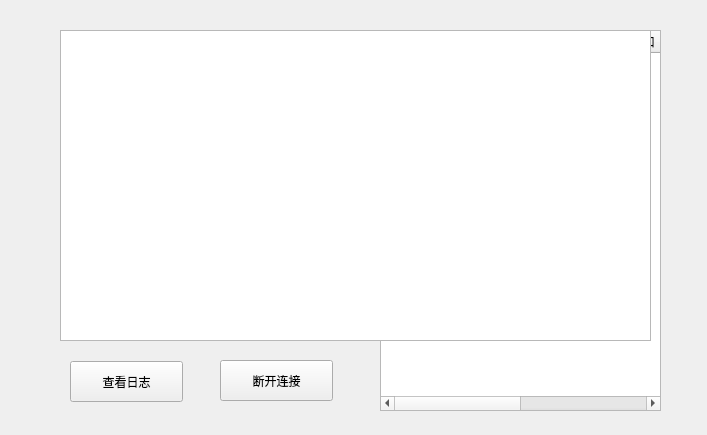
<?xml version="1.0" encoding="UTF-8"?>
<ui version="4.0">
 <class>Status</class>
 <widget class="QWidget" name="Status">
  <property name="geometry">
   <rect>
    <x>0</x>
    <y>0</y>
    <width>707</width>
    <height>435</height>
   </rect>
  </property>
  <property name="windowTitle">
   <string>服务端面板</string>
  </property>
  <widget class="QLabel" name="label">
   <property name="geometry">
    <rect>
     <x>70</x>
     <y>150</y>
     <width>111</width>
     <height>16</height>
    </rect>
   </property>
   <property name="text">
    <string>服务端IP/端口：</string>
   </property>
  </widget>
  <widget class="QLabel" name="label_2">
   <property name="geometry">
    <rect>
     <x>70</x>
     <y>190</y>
     <width>81</width>
     <height>16</height>
    </rect>
   </property>
   <property name="text">
    <string>绑定域名：</string>
   </property>
  </widget>
  <widget class="QLabel" name="label_3">
   <property name="geometry">
    <rect>
     <x>70</x>
     <y>230</y>
     <width>91</width>
     <height>20</height>
    </rect>
   </property>
   <property name="text">
    <string>服务端状态：</string>
   </property>
  </widget>
  <widget class="QLabel" name="label_4">
   <property name="geometry">
    <rect>
     <x>70</x>
     <y>270</y>
     <width>91</width>
     <height>16</height>
    </rect>
   </property>
   <property name="text">
    <string>在线人数：</string>
   </property>
  </widget>
  <widget class="QLabel" name="label_5">
   <property name="geometry">
    <rect>
     <x>70</x>
     <y>110</y>
     <width>91</width>
     <height>20</height>
    </rect>
   </property>
   <property name="text">
    <string>服务端角色：</string>
   </property>
  </widget>
  <widget class="QLabel" name="label_6">
   <property name="geometry">
    <rect>
     <x>70</x>
     <y>310</y>
     <width>81</width>
     <height>16</height>
    </rect>
   </property>
   <property name="text">
    <string>运行时间：</string>
   </property>
  </widget>
  <widget class="QPushButton" name="closeBtn">
   <property name="geometry">
    <rect>
     <x>220</x>
     <y>360</y>
     <width>113</width>
     <height>41</height>
    </rect>
   </property>
   <property name="text">
    <string>断开连接</string>
   </property>
  </widget>
  <widget class="QLabel" name="label_7">
   <property name="geometry">
    <rect>
     <x>80</x>
     <y>30</y>
     <width>281</width>
     <height>51</height>
    </rect>
   </property>
   <property name="text">
    <string>&lt;html&gt;&lt;head/&gt;&lt;body&gt;&lt;p align=&quot;center&quot;&gt;&lt;span style=&quot; font-size:24pt;&quot;&gt;ChatRoom-Server&lt;/span&gt;&lt;/p&gt;&lt;/body&gt;&lt;/html&gt;</string>
   </property>
  </widget>
  <widget class="QLabel" name="role">
   <property name="geometry">
    <rect>
     <x>190</x>
     <y>110</y>
     <width>131</width>
     <height>16</height>
    </rect>
   </property>
   <property name="text">
    <string/>
   </property>
  </widget>
  <widget class="QLabel" name="ip_addr">
   <property name="geometry">
    <rect>
     <x>190</x>
     <y>148</y>
     <width>111</width>
     <height>20</height>
    </rect>
   </property>
   <property name="text">
    <string/>
   </property>
  </widget>
  <widget class="QLabel" name="realm_name">
   <property name="geometry">
    <rect>
     <x>190</x>
     <y>190</y>
     <width>131</width>
     <height>16</height>
    </rect>
   </property>
   <property name="text">
    <string/>
   </property>
  </widget>
  <widget class="QLabel" name="server_stat">
   <property name="geometry">
    <rect>
     <x>190</x>
     <y>230</y>
     <width>191</width>
     <height>16</height>
    </rect>
   </property>
   <property name="text">
    <string/>
   </property>
  </widget>
  <widget class="QLabel" name="usr_online">
   <property name="geometry">
    <rect>
     <x>190</x>
     <y>270</y>
     <width>131</width>
     <height>16</height>
    </rect>
   </property>
   <property name="text">
    <string/>
   </property>
  </widget>
  <widget class="QLabel" name="day">
   <property name="geometry">
    <rect>
     <x>190</x>
     <y>309</y>
     <width>21</width>
     <height>16</height>
    </rect>
   </property>
   <property name="text">
    <string/>
   </property>
  </widget>
  <widget class="QLabel" name="label_14">
   <property name="geometry">
    <rect>
     <x>300</x>
     <y>148</y>
     <width>16</width>
     <height>16</height>
    </rect>
   </property>
   <property name="text">
    <string>:</string>
   </property>
  </widget>
  <widget class="QLabel" name="port_num">
   <property name="geometry">
    <rect>
     <x>320</x>
     <y>150</y>
     <width>59</width>
     <height>16</height>
    </rect>
   </property>
   <property name="text">
    <string/>
   </property>
  </widget>
  <widget class="QLabel" name="hour">
   <property name="geometry">
    <rect>
     <x>230</x>
     <y>309</y>
     <width>21</width>
     <height>16</height>
    </rect>
   </property>
   <property name="text">
    <string/>
   </property>
  </widget>
  <widget class="QLabel" name="day_3">
   <property name="geometry">
    <rect>
     <x>250</x>
     <y>310</y>
     <width>21</width>
     <height>16</height>
    </rect>
   </property>
   <property name="text">
    <string>时</string>
   </property>
  </widget>
  <widget class="QLabel" name="minute">
   <property name="geometry">
    <rect>
     <x>270</x>
     <y>309</y>
     <width>21</width>
     <height>16</height>
    </rect>
   </property>
   <property name="text">
    <string/>
   </property>
  </widget>
  <widget class="QLabel" name="day_5">
   <property name="geometry">
    <rect>
     <x>210</x>
     <y>310</y>
     <width>21</width>
     <height>16</height>
    </rect>
   </property>
   <property name="text">
    <string>天</string>
   </property>
  </widget>
  <widget class="QLabel" name="day_6">
   <property name="geometry">
    <rect>
     <x>290</x>
     <y>310</y>
     <width>21</width>
     <height>16</height>
    </rect>
   </property>
   <property name="text">
    <string>分</string>
   </property>
  </widget>
  <widget class="QLabel" name="second">
   <property name="geometry">
    <rect>
     <x>310</x>
     <y>309</y>
     <width>21</width>
     <height>16</height>
    </rect>
   </property>
   <property name="text">
    <string/>
   </property>
  </widget>
  <widget class="QLabel" name="day_8">
   <property name="geometry">
    <rect>
     <x>330</x>
     <y>310</y>
     <width>21</width>
     <height>16</height>
    </rect>
   </property>
   <property name="text">
    <string>秒</string>
   </property>
  </widget>
  <widget class="QTableWidget" name="usr_info">
   <property name="geometry">
    <rect>
     <x>380</x>
     <y>30</y>
     <width>281</width>
     <height>381</height>
    </rect>
   </property>
   <column>
    <property name="text">
     <string>用户名</string>
    </property>
   </column>
   <column>
    <property name="text">
     <string>用户IP</string>
    </property>
   </column>
   <column>
    <property name="text">
     <string>用户端口</string>
    </property>
   </column>
   <column>
    <property name="text">
     <string>状态</string>
    </property>
   </column>
  </widget>
  <widget class="QPushButton" name="change">
   <property name="geometry">
    <rect>
     <x>70</x>
     <y>361</y>
     <width>113</width>
     <height>41</height>
    </rect>
   </property>
   <property name="text">
    <string>查看日志</string>
   </property>
  </widget>
  <widget class="QWidget" name="Log" native="true">
   <property name="geometry">
    <rect>
     <x>0</x>
     <y>0</y>
     <width>707</width>
     <height>351</height>
    </rect>
   </property>
   <widget class="QTextBrowser" name="logMessage">
    <property name="geometry">
     <rect>
      <x>60</x>
      <y>30</y>
      <width>591</width>
      <height>311</height>
     </rect>
    </property>
   </widget>
  </widget>
  <widget class="QLabel" name="waitinglabel">
   <property name="geometry">
    <rect>
     <x>320</x>
     <y>180</y>
     <width>50</width>
     <height>50</height>
    </rect>
   </property>
   <property name="styleSheet">
    <string notr="true">border-image: url(:/images/loading.gif);</string>
   </property>
   <property name="text">
    <string/>
   </property>
  </widget>
  <zorder>label</zorder>
  <zorder>label_2</zorder>
  <zorder>label_3</zorder>
  <zorder>label_4</zorder>
  <zorder>label_5</zorder>
  <zorder>label_6</zorder>
  <zorder>closeBtn</zorder>
  <zorder>label_7</zorder>
  <zorder>role</zorder>
  <zorder>ip_addr</zorder>
  <zorder>realm_name</zorder>
  <zorder>server_stat</zorder>
  <zorder>usr_online</zorder>
  <zorder>day</zorder>
  <zorder>label_14</zorder>
  <zorder>port_num</zorder>
  <zorder>hour</zorder>
  <zorder>day_3</zorder>
  <zorder>minute</zorder>
  <zorder>day_5</zorder>
  <zorder>day_6</zorder>
  <zorder>second</zorder>
  <zorder>day_8</zorder>
  <zorder>usr_info</zorder>
  <zorder>change</zorder>
  <zorder>waitinglabel</zorder>
  <zorder>Log</zorder>
 </widget>
 <resources/>
 <connections/>
</ui>
